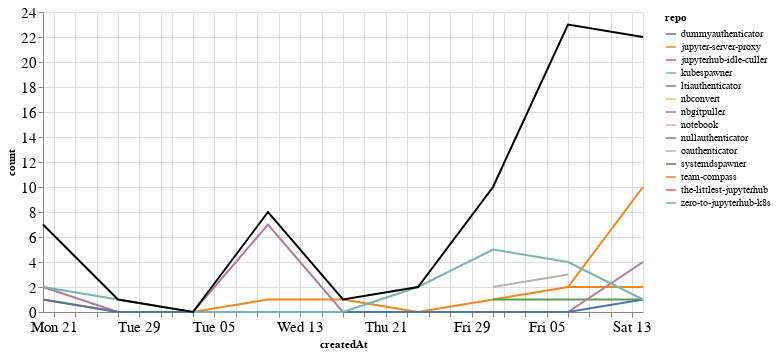

Notebook code for this chart:
### Markdown cell above
### Comments

### Code cell
comments_time = comments.groupby('repo').resample('W', on='createdAt').count()['author'].reset_index()
comments_time = comments_time.rename(columns={'author': 'count'})
comments_time_total = comments_time.groupby('createdAt').agg({"count": "sum"}).reset_index()
ch1 = alt.Chart(comments_time, width=600).mark_line().encode(
    x='createdAt',
    y='count',
    color='repo',
    tooltip="repo"
)

ch2 = alt.Chart(comments_time_total, width=600).mark_line(color="black").encode(
    x='createdAt',
    y='count',
)

ch1 + ch2

### Figure 1 — Vega-Lite specification as saved in the notebook (floating-point values rounded to 4 significant figures)
{"config": {"axisLeft": {"labelFontSize": 15}, "axisBottom": {"labelFontSize": 15}}, "layer": [{"data": {"name": "data-3293bf6251954440a23ba7fba8a1f544"}, "mark": "line", "encoding": {"color": {"type": "nominal", "field": "repo"}, "tooltip": {"type": "nominal", "field": "repo"}, "x": {"type": "temporal", "field": "createdAt"}, "y": {"type": "quantitative", "field": "count"}}, "width": 600}, {"data": {"name": "data-de6ee222aa2cff59e9acbb00451b40bf"}, "mark": {"type": "line", "color": "black"}, "encoding": {"x": {"type": "temporal", "field": "createdAt"}, "y": {"type": "quantitative", "field": "count"}}, "width": 600}], "$schema": "https://vega.github.io/schema/vega-lite/v4.8.1.json", "datasets": {"data-3293bf6251954440a23ba7fba8a1f544": [{"repo": "dummyauthenticator", "createdAt": "2021-02-14T00:00:00", "count": 1}, {"repo": "jupyter-server-proxy", "createdAt": "2020-12-20T00:00:00", "count": 1}, {"repo": "jupyter-server-proxy", "createdAt": "2020-12-27T00:00:00", "count": 0}, {"repo": "jupyter-server-proxy", "createdAt": "2021-01-03T00:00:00", "count": 0}, {"repo": "jupyter-server-proxy", "createdAt": "2021-01-10T00:00:00", "count": 1}, {"repo": "jupyter-server-proxy", "createdAt": "2021-01-17T00:00:00", "count": 1}, {"repo": "jupyter-server-proxy", "createdAt": "2021-01-24T00:00:00", "count": 0}, {"repo": "jupyter-server-proxy", "createdAt": "2021-01-31T00:00:00", "count": 1}, {"repo": "jupyter-server-proxy", "createdAt": "2021-02-07T00:00:00", "count": 2}, {"repo": "jupyter-server-proxy", "createdAt": "2021-02-14T00:00:00", "count": 2}, {"repo": "jupyterhub-idle-culler", "createdAt": "2021-01-31T00:00:00", "count": 1}, {"repo": "kubespawner", "createdAt": "2020-12-20T00:00:00", "count": 1}, {"repo": "ltiauthenticator", "createdAt": "2021-01-31T00:00:00", "count": 1}, {"repo": "ltiauthenticator", "createdAt": "2021-02-07T00:00:00", "count": 1}, {"repo": "ltiauthenticator", "createdAt": "2021-02-14T00:00:00", "count": 1}, {"repo": "nbconvert", "createdAt": "2021-02-07T00:00:00", "count": 9}, {"repo": "nbgitpuller", "createdAt": "2020-12-20T00:00:00", "count": 2}, {"repo": "nbgitpuller", "createdAt": "2020-12-27T00:00:00", "count": 0}, {"repo": "nbgitpuller", "createdAt": "2021-01-03T00:00:00", "count": 0}, {"repo": "nbgitpuller", "createdAt": "2021-01-10T00:00:00", "count": 7}, {"repo": "nbgitpuller", "createdAt": "2021-01-17T00:00:00", "count": 0}, {"repo": "nbgitpuller", "createdAt": "2021-01-24T00:00:00", "count": 0}, {"repo": "nbgitpuller", "createdAt": "2021-01-31T00:00:00", "count": 0}, {"repo": "nbgitpuller", "createdAt": "2021-02-07T00:00:00", "count": 0}, {"repo": "nbgitpuller", "createdAt": "2021-02-14T00:00:00", "count": 4}, {"repo": "notebook", "createdAt": "2021-02-07T00:00:00", "count": 2}, {"repo": "nullauthenticator", "createdAt": "2021-02-14T00:00:00", "count": 1}, {"repo": "oauthenticator", "createdAt": "2021-01-31T00:00:00", "count": 2}, {"repo": "oauthenticator", "createdAt": "2021-02-07T00:00:00", "count": 3}, {"repo": "systemdspawner", "createdAt": "2020-12-20T00:00:00", "count": 1}, {"repo": "systemdspawner", "createdAt": "2020-12-27T00:00:00", "count": 0}, {"repo": "systemdspawner", "createdAt": "2021-01-03T00:00:00", "count": 0}, {"repo": "systemdspawner", "createdAt": "2021-01-10T00:00:00", "count": 0}, {"repo": "systemdspawner", "createdAt": "2021-01-17T00:00:00", "count": 0}, {"repo": "systemdspawner", "createdAt": "2021-01-24T00:00:00", "count": 0}, {"repo": "systemdspawner", "createdAt": "2021-01-31T00:00:00", "count": 0}, {"repo": "systemdspawner", "createdAt": "2021-02-07T00:00:00", "count": 0}, {"repo": "systemdspawner", "createdAt": "2021-02-14T00:00:00", "count": 1}, {"repo": "team-compass", "createdAt": "2021-02-07T00:00:00", "count": 2}, {"repo": "team-compass", "createdAt": "2021-02-14T00:00:00", "count": 10}, {"repo": "the-littlest-jupyterhub", "createdAt": "2021-02-14T00:00:00", "count": 1}, {"repo": "zero-to-jupyterhub-k8s", "createdAt": "2020-12-20T00:00:00", "count": 2}, {"repo": "zero-to-jupyterhub-k8s", "createdAt": "2020-12-27T00:00:00", "count": 1}, {"repo": "zero-to-jupyterhub-k8s", "createdAt": "2021-01-03T00:00:00", "count": 0}, {"repo": "zero-to-jupyterhub-k8s", "createdAt": "2021-01-10T00:00:00", "count": 0}, {"repo": "zero-to-jupyterhub-k8s", "createdAt": "2021-01-17T00:00:00", "count": 0}, {"repo": "zero-to-jupyterhub-k8s", "createdAt": "2021-01-24T00:00:00", "count": 2}, {"repo": "zero-to-jupyterhub-k8s", "createdAt": "2021-01-31T00:00:00", "count": 5}, {"repo": "zero-to-jupyterhub-k8s", "createdAt": "2021-02-07T00:00:00", "count": 4}, {"repo": "zero-to-jupyterhub-k8s", "createdAt": "2021-02-14T00:00:00", "count": 1}], "data-de6ee222aa2cff59e9acbb00451b40bf": [{"createdAt": "2020-12-20T00:00:00", "count": 7}, {"createdAt": "2020-12-27T00:00:00", "count": 1}, {"createdAt": "2021-01-03T00:00:00", "count": 0}, {"createdAt": "2021-01-10T00:00:00", "count": 8}, {"createdAt": "2021-01-17T00:00:00", "count": 1}, {"createdAt": "2021-01-24T00:00:00", "count": 2}, {"createdAt": "2021-01-31T00:00:00", "count": 10}, {"createdAt": "2021-02-07T00:00:00", "count": 23}, {"createdAt": "2021-02-14T00:00:00", "count": 22}]}}
